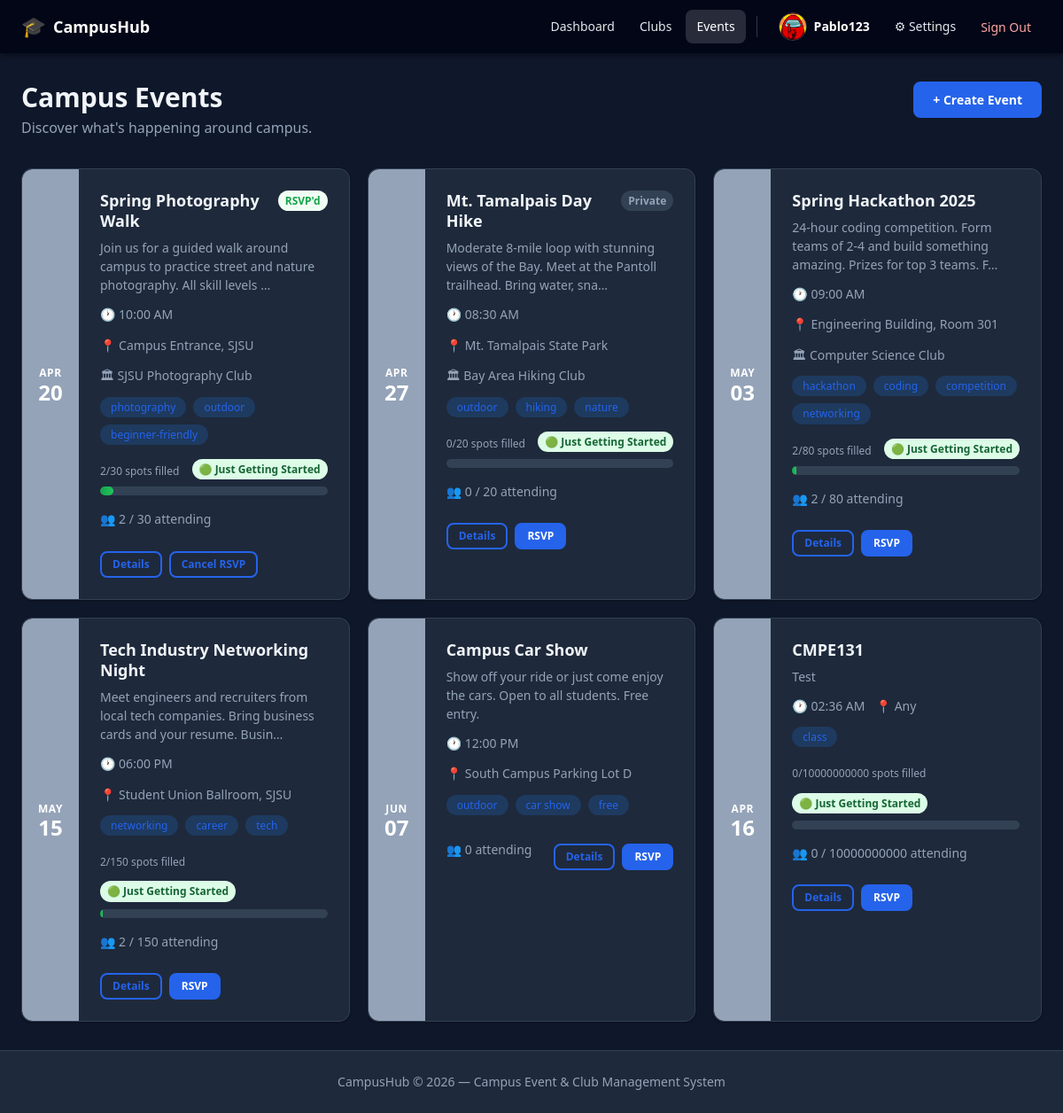
The page /events (signed in) on the database its author committed.
### app/models/user.py (models this page shows, shortened)
class User(Base):
    __tablename__ = "users"
    id: Mapped[int] = mapped_column(Integer, primary_key=True, index=True)
    username: Mapped[str] = mapped_column(String(50), unique=True, nullable=False, index=True)
    email: Mapped[str] = mapped_column(String(255), unique=True, nullable=False, index=True)
    phone_number: Mapped[str | None] = mapped_column(String(20), nullable=True)
    profile_photo_path: Mapped[str | None] = mapped_column(String(500), nullable=True)
    hashed_password: Mapped[str] = mapped_column(String(255), nullable=False)
    is_active: Mapped[bool] = mapped_column(Boolean, default=True, nullable=False)
    is_admin: Mapped[bool] = mapped_column(Boolean, default=False, nullable=False)
    created_at: Mapped[datetime] = mapped_column(DateTime, server_default=func.now(), nullable=False)
    updated_at: Mapped[datetime] = mapped_column(
        DateTime, server_default=func.now(), onupdate=func.now(), nullable=False
    )
    settings: Mapped["UserSettings"] = relationship(
        "UserSettings", back_populates="user", uselist=False, cascade="all, delete-orphan"
    )
    club_memberships: Mapped[list["ClubMembership"]] = relationship(  # type: ignore[name-defined]
        "ClubMembership", back_populates="user", cascade="all, delete-orphan"
    )
    created_clubs: Mapped[list["Club"]] = relationship(  # type: ignore[name-defined]
        "Club", back_populates="creator", foreign_keys="Club.created_by"
    )
    created_events: Mapped[list["Event"]] = relationship(  # type: ignore[name-defined]
        "Event", back_populates="creator"
    )
    event_attendances: Mapped[list["EventAttendee"]] = relationship(  # type: ignore[name-defined]
        "EventAttendee", back_populates="user", cascade="all, delete-orphan"
    )

### app/models/event.py (models this page shows, shortened)
class Event(Base):
    __tablename__ = "events"
    id: Mapped[int] = mapped_column(Integer, primary_key=True, index=True)
    title: Mapped[str] = mapped_column(String(200), nullable=False)
    description: Mapped[str | None] = mapped_column(String(5000), nullable=True)
    location: Mapped[str | None] = mapped_column(String(300), nullable=True)
    map_query: Mapped[str | None] = mapped_column(String(500), nullable=True)
    event_date: Mapped[date] = mapped_column(Date, nullable=False)
    event_time: Mapped[time | None] = mapped_column(Time, nullable=True)
    capacity: Mapped[int | None] = mapped_column(Integer, nullable=True)
    is_private: Mapped[bool] = mapped_column(Boolean, default=False, nullable=False)
    created_by: Mapped[int] = mapped_column(
        Integer, ForeignKey("users.id", ondelete="SET NULL"), nullable=True
    )
    club_id: Mapped[int | None] = mapped_column(
        Integer, ForeignKey("clubs.id", ondelete="SET NULL"), nullable=True
    )
    created_at: Mapped[datetime] = mapped_column(DateTime, server_default=func.now(), nullable=False)
    updated_at: Mapped[datetime] = mapped_column(
        DateTime, server_default=func.now(), onupdate=func.now(), nullable=False
    )
    creator: Mapped["User"] = relationship(  # type: ignore[name-defined]
        "User", back_populates="created_events"
    )
    club: Mapped["Club | None"] = relationship(  # type: ignore[name-defined]
        "Club", back_populates="events"
    )
    attendees: Mapped[list["EventAttendee"]] = relationship(
        "EventAttendee", back_populates="event", cascade="all, delete-orphan"
    )
    tags: Mapped[list["Tag"]] = relationship(
        "Tag", secondary=event_tags, back_populates="events"
    )

class Tag(Base):
    __tablename__ = "tags"
    id: Mapped[int] = mapped_column(Integer, primary_key=True, index=True)
    name: Mapped[str] = mapped_column(String(50), unique=True, nullable=False, index=True)
    events: Mapped[list["Event"]] = relationship(
        "Event", secondary=event_tags, back_populates="tags"
    )

### app/models/club.py (models this page shows, shortened)
class Club(Base):
    __tablename__ = "clubs"
    id: Mapped[int] = mapped_column(Integer, primary_key=True, index=True)
    name: Mapped[str] = mapped_column(String(100), unique=True, nullable=False, index=True)
    description: Mapped[str | None] = mapped_column(String(1000), nullable=True)
    is_private: Mapped[bool] = mapped_column(Boolean, default=False, nullable=False)
    created_by: Mapped[int] = mapped_column(
        Integer, ForeignKey("users.id", ondelete="SET NULL"), nullable=True
    )
    created_at: Mapped[datetime] = mapped_column(DateTime, server_default=func.now(), nullable=False)
    updated_at: Mapped[datetime] = mapped_column(
        DateTime, server_default=func.now(), onupdate=func.now(), nullable=False
    )
    creator: Mapped["User"] = relationship(  # type: ignore[name-defined]
        "User", back_populates="created_clubs", foreign_keys=[created_by]
    )
    memberships: Mapped[list["ClubMembership"]] = relationship(
        "ClubMembership", back_populates="club", cascade="all, delete-orphan"
    )
    roles: Mapped[list["ClubRole"]] = relationship(
        "ClubRole", back_populates="club", cascade="all, delete-orphan"
    )
    events: Mapped[list["Event"]] = relationship(  # type: ignore[name-defined]
        "Event", back_populates="club"
    )

### app/routers/events.py (the view)
@router.get("", response_class=HTMLResponse)
async def event_list(
    request: Request,
    db: Session = Depends(get_db),
    current_user: User = Depends(get_current_user),
):
    from datetime import date
    events = event_service.list_events(db, upcoming_only=False)
    rsvp_event_ids = {a.event_id for a in current_user.event_attendances}
    return templates.TemplateResponse(
        request,
        "events/list.html",
        {
            "events": events,
            "current_user": current_user,
            "rsvp_event_ids": rsvp_event_ids,
            "today": date.today(),
        },
    )

### app/templates/events/list.html (shortened to what this page needs)
{% extends "base.html" %}
{% block content %}
<div class="page-header">
    <div>
        <h1 class="page-title">Campus Events</h1>
        <p class="page-subtitle">Discover what's happening around campus.</p>
    </div>
    <a href="/events/create" class="btn btn-primary">+ Create Event</a>
</div>
{% if events %}
<div class="grid-cards">
    {% for event in events %}
    <div class="card card-event-full">
        <div class="card-date-strip {% if event.event_date < today %}date-past{% endif %}">
            <span class="date-month">{{ event.event_date.strftime('%b') }}</span>
            <span class="date-day">{{ event.event_date.strftime('%d') }}</span>
        </div>
        <div class="card-body">
            <div class="card-top">
                <h3 class="card-title">
                    <a href="/events/{{ event.id }}" class="link-unstyled">{{ event.title }}</a>
                </h3>
                <div class="badge-group">
                    {% if event.id in rsvp_event_ids %}
                    <span class="badge badge-success">RSVP'd</span>
                    {% endif %}
                    {% if event.is_private %}
                    <span class="badge badge-muted">Private</span>
                    {% endif %}
                </div>
            </div>
            {% if event.description %}
            <p class="card-desc">{{ event.description[:100] }}{% if event.description|length > 100 %}…{% endif %}</p>
            {% endif %}
            <div class="card-meta">
                {% if event.event_time %}
                <span class="meta-item">🕐 {{ event.event_time.strftime('%I:%M %p') }}</span>
                {% endif %}
                {% if event.location %}
                <span class="meta-item">📍 {{ event.location }}</span>
                {% endif %}
                {% if event.club %}
                <span class="meta-item">🏛 {{ event.club.name }}</span>
                {% endif %}
            </div>
            {% if event.tags %}
            <div class="tag-row">
                {% for tag in event.tags %}<span class="tag">{{ tag.name }}</span>{% endfor %}
            </div>
            {% endif %}
            {% if event.has_limited_capacity %}
            <div class="hype-meter">
                <div class="hype-meter-header">
                    <span class="capacity-text">{{ event.spots_filled_text }}</span>
                    <span class="badge {{ event.hype_status.badge_class }}">{{ event.hype_status.label }}</span>
                </div>
                <div class="progress hype-progress" role="progressbar" aria-valuenow="{{ event.fill_percentage }}" aria-valuemin="0" aria-valuemax="100">
                    <div class="progress-bar {{ event.hype_status.progress_class }}" style="width: {{ event.fill_percentage }}%"></div>
                </div>
            </div>
            {% endif %}
            <div class="card-footer-row">
                <span class="attendee-count">👥 {{ event.attendee_count }}{% if event.capacity %} / {{ event.capacity }}{% endif %} attending</span>
                <div class="card-actions">
                    <a href="/events/{{ event.id }}" class="btn btn-outline btn-sm">Details</a>
                    {% if event.id not in rsvp_event_ids and not event.is_full %}
                    <form action="/events/{{ event.id }}/rsvp" method="post" style="display:inline">
                        <button type="submit" class="btn btn-primary btn-sm">RSVP</button>
                    </form>
                    {% elif event.id in rsvp_event_ids %}
                    <form action="/events/{{ event.id }}/cancel-rsvp" method="post" style="display:inline">
                        <button type="submit" class="btn btn-outline btn-sm">Cancel RSVP</button>
                    </form>
                    {% endif %}
                </div>
            </div>
        </div>
    </div>
    {% endfor %}
</div>
{% endif %}
{% endblock %}

### app/templates/base.html (shortened to what this page needs)
<!DOCTYPE html>
<html lang="{{ current_user.settings.language if current_user and current_user.settings else 'en' }}"
      data-theme="{{ current_user.settings.theme if current_user and current_user.settings else 'light' }}"
      data-text-size="{{ current_user.settings.text_size if current_user and current_user.settings else 'medium' }}">
<head>
    <link rel="stylesheet" href="/static/css/style.css" />
</head>
<body>
<nav class="navbar">
    <div class="navbar-brand">
        <a href="/" class="brand-link">
            <span class="brand-icon">🎓</span>
            <span class="brand-name">CampusHub</span>
        </a>
    </div>
    {% if current_user %}
    <div class="navbar-menu" id="navMenu">
        <a href="/" class="nav-link {% if request.url.path == '/' %}active{% endif %}">Dashboard</a>
        <a href="/clubs" class="nav-link {% if request.url.path.startswith('/clubs') %}active{% endif %}">Clubs</a>
        <a href="/events" class="nav-link {% if request.url.path.startswith('/events') %}active{% endif %}">Events</a>
        <div class="nav-user">
            {% if current_user.profile_photo_url %}
            <img src="{{ current_user.profile_photo_url }}" alt="{{ current_user.username }} profile photo" class="nav-avatar" />
            {% else %}
            <span class="member-avatar nav-avatar-fallback">{{ current_user.username[0].upper() }}</span>
            {% endif %}
            <span class="nav-username">{{ current_user.username }}</span>
        </div>
        <a href="/settings" class="nav-link {% if request.url.path.startswith('/settings') %}active{% endif %}">⚙ Settings</a>
        <form action="/auth/logout" method="post" class="nav-logout-form">
            <button type="submit" class="nav-link btn-logout">Sign Out</button>
        </form>
    </div>
    {% else %}
    <div class="navbar-menu">
        <a href="/auth/login" class="nav-link">Log In</a>
        <a href="/auth/register" class="btn btn-primary">Sign Up</a>
    </div>
    {% endif %}
</nav>
{% set flash = request.session.pop("flash", None) if request.session else None %}
<main class="main-content">
    {% block content %}{% endblock %}
</main>
<footer class="footer">
    <p>CampusHub &copy; 2026 &mdash; Campus Event &amp; Club Management System</p>
</footer>
</body>
</html>

### rows shown on the page
User: profile_photo_url (picture), username "Pablo123"
Event: event_date "APR", event_date "20", title "Spring Photography Walk", shows "RSVP'd", description "Join us for a guided walk around campus to practice street and nature photography. All skill levels", event_time "10:00 AM", location "Campus Entrance, SJSU", club.name "SJSU Photography Club", spots_filled_text "2/30 spots filled", hype_status.label "🟢 Just Getting Started", attendee_count "2", capacity "30"
Tag: name "photography"
Tag: name "outdoor"
Tag: name "beginner-friendly"
Event: event_date "APR", event_date "27", title "Mt. Tamalpais Day Hike", is_private "Private", description "Moderate 8-mile loop with stunning views of the Bay. Meet at the Pantoll trailhead. Bring water, sna", event_time "08:30 AM", location "Mt. Tamalpais State Park", club.name "Bay Area Hiking Club", spots_filled_text "0/20 spots filled", hype_status.label "🟢 Just Getting Started", attendee_count "0", capacity "20"
Tag: name "hiking"
Tag: name "nature"
Event: event_date "MAY", event_date "03", title "Spring Hackathon 2025", description "24-hour coding competition. Form teams of 2-4 and build something amazing. Prizes for top 3 teams. F", event_time "09:00 AM", location "Engineering Building, Room 301", club.name "Computer Science Club", spots_filled_text "2/80 spots filled", hype_status.label "🟢 Just Getting Started", attendee_count "2", capacity "80"
Tag: name "hackathon"
Tag: name "coding"
Tag: name "competition"
Tag: name "networking"
Event: event_date "MAY", event_date "15", title "Tech Industry Networking Night", description "Meet engineers and recruiters from local tech companies. Bring business cards and your resume. Busin", event_time "06:00 PM", location "Student Union Ballroom, SJSU", spots_filled_text "2/150 spots filled", hype_status.label "🟢 Just Getting Started", attendee_count "2", capacity "150"
Tag: name "career"
Tag: name "tech"
Event: event_date "JUN", event_date "07", title "Campus Car Show", description "Show off your ride or just come enjoy the cars. Open to all students. Free entry.", event_time "12:00 PM", location "South Campus Parking Lot D", attendee_count "0"
Tag: name "car show"
Tag: name "free"
Event: event_date "APR", event_date "16", title "CMPE131", description "Test", event_time "02:36 AM", location "Any", spots_filled_text "0/10000000000 spots filled", hype_status.label "🟢 Just Getting Started", attendee_count "0", capacity "10000000000"
Tag: name "class"
